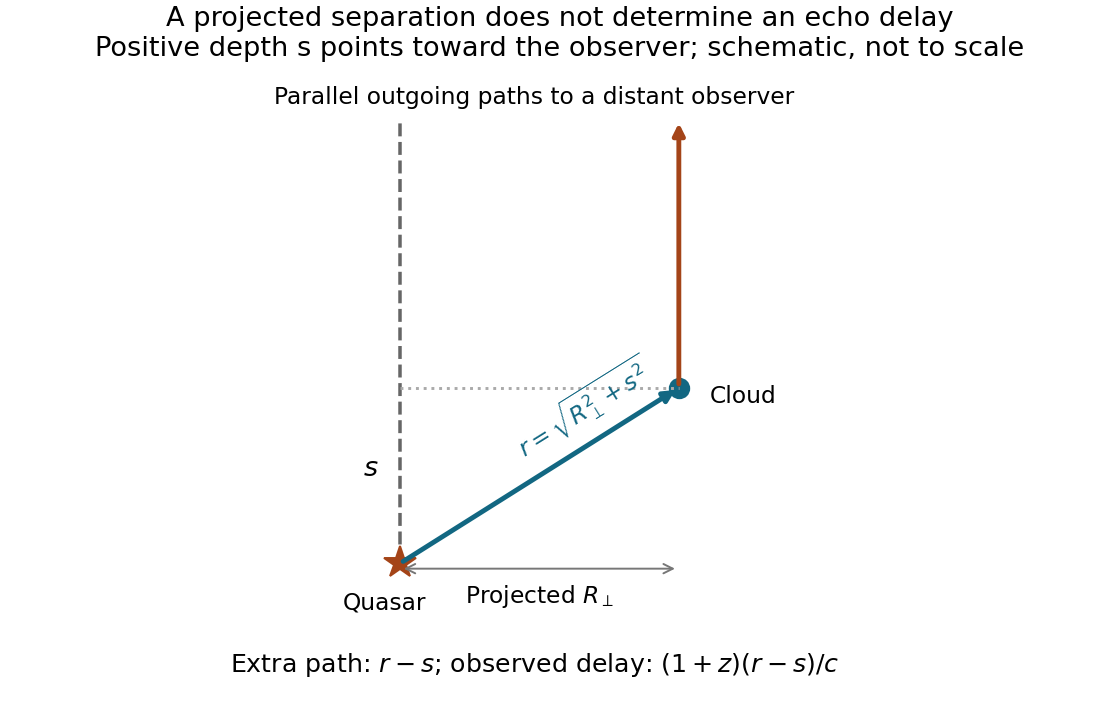

Write Python code to recreate this figure.
"""Original explanatory figure; Python 3.14, NumPy 2.3.5, Matplotlib 3.10.7.
The only output is a same-basename PNG in the current working directory.
"""
from pathlib import Path
import numpy as np
import matplotlib
matplotlib.use("Agg")
import matplotlib.pyplot as plt
plt.rcParams.update({"font.size":12,"axes.titlesize":14,"figure.facecolor":"white","axes.facecolor":"white","savefig.facecolor":"white"})

fig,ax=plt.subplots(figsize=(8,5.1),layout='constrained')
star=np.array([0.,0.]);cloud=np.array([2.7,1.7]);top=4.3
ax.plot([0,0],[0,top],color='#666666',ls='--',lw=1.8,label='Direct path')
ax.annotate('',xy=cloud,xytext=star,arrowprops={'arrowstyle':'-|>','lw':2.5,'color':'#126782'})
ax.annotate('',xy=(cloud[0],top),xytext=cloud,arrowprops={'arrowstyle':'-|>','lw':2.5,'color':'#a44418'})
ax.plot(*star,'*',ms=17,color='#a44418');ax.plot(*cloud,'o',ms=10,color='#126782')
ax.text(-.15,-.45,'Quasar',ha='center');ax.text(3.,1.55,'Cloud',ha='left')
ax.annotate('',xy=(2.7,-.05),xytext=(0,-.05),arrowprops={'arrowstyle':'<->','color':'#777777'})
ax.text(1.35,-.38,r'Projected $R_\perp$',ha='center')
ax.plot([0,2.7],[1.7,1.7],ls=':',color='#aaaaaa');ax.text(-.21,.85,r'$s$',ha='right',fontsize=14)
ax.text(1.05,1.03,r'$r=\sqrt{R_\perp^2+s^2}$',rotation=32,color='#126782')
ax.text(1.3,4.45,'Parallel outgoing paths to a distant observer',ha='center')
ax.text(1.3,-1.05,r'Extra path: $r-s$; observed delay: $(1+z)(r-s)/c$',ha='center',fontsize=13)
ax.set(aspect='equal',xlim=(-1.2,4.3),ylim=(-1.4,4.8));ax.axis('off')
ax.set_title('A projected separation does not determine an echo delay\nPositive depth s points toward the observer; schematic, not to scale')

fig.savefig(Path.cwd() / Path(__file__).with_suffix('.png').name, dpi=140, facecolor='white', transparent=False)
plt.close(fig)
